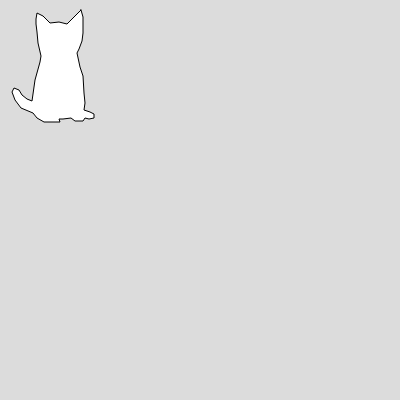
Frame 1 (no input)
Frame 2 (the mouse pressed at the canvas centre, redrawn once): identical to frame 1, image omitted

The p5.js sketch that drew this single still picture (run headless with seeded random() and noise() and a simulated clock; the mouse was pressed at the canvas centre and the sketch redrawn once):

// p5.js sketch
// ── sketch.js
let x = [81, 83, 83, 83, 83, 82, 79, 77, 80, 83, 84, 85, 84, 90, 94, 94, 89, 85, 83, 75, 71, 63, 59, 60, 44, 37, 33, 21, 15, 12, 14, 19, 22, 27, 32, 35, 40, 41, 38, 37, 36, 36, 37, 43, 50, 59, 67, 71]

let y = [10, 17, 22, 27, 33, 41, 49, 53, 67, 76, 93, 103, 110, 112, 114, 118, 119, 118, 121, 121, 118, 119, 119, 122, 122, 118, 113, 108, 100, 92, 88, 90, 95, 99, 101, 80, 62, 56, 43, 32, 24, 19, 13, 16, 23, 22, 24, 20];

function setup() {
  createCanvas(400, 400);
  noLoop()
}

function draw() {
  background(220);
  beginShape()
  for (let i = 0; i < x.length; i++) {
    vertex(x[i], y[i])
  }
  
  endShape(CLOSE)
}
